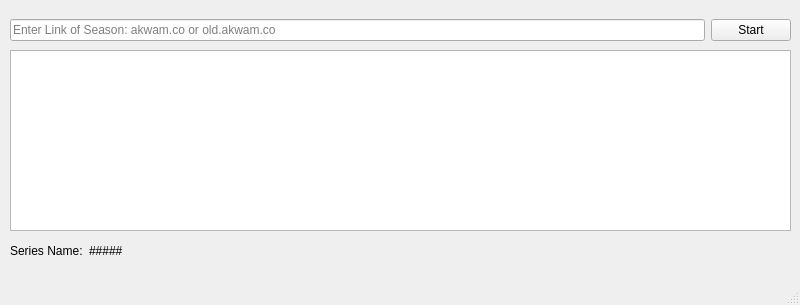
<?xml version="1.0" encoding="UTF-8"?>
<ui version="4.0">
 <class>MainWindow</class>
 <widget class="QMainWindow" name="MainWindow">
  <property name="geometry">
   <rect>
    <x>0</x>
    <y>0</y>
    <width>800</width>
    <height>305</height>
   </rect>
  </property>
  <property name="windowTitle">
   <string>Akwam Scrapper</string>
  </property>
  <property name="tabShape">
   <enum>QTabWidget::Rounded</enum>
  </property>
  <widget class="QWidget" name="centralwidget">
   <widget class="QWidget" name="horizontalLayoutWidget">
    <property name="geometry">
     <rect>
      <x>10</x>
      <y>10</y>
      <width>781</width>
      <height>41</height>
     </rect>
    </property>
    <layout class="QHBoxLayout" name="horizontalLayout">
     <item>
      <widget class="QLineEdit" name="lineEdit">
       <property name="placeholderText">
        <string>Enter Link of Season: akwam.co or old.akwam.co</string>
       </property>
      </widget>
     </item>
     <item>
      <widget class="QPushButton" name="pushButton">
       <property name="text">
        <string>Start</string>
       </property>
      </widget>
     </item>
    </layout>
   </widget>
   <widget class="QTableWidget" name="tableWidget">
    <property name="geometry">
     <rect>
      <x>10</x>
      <y>50</y>
      <width>781</width>
      <height>181</height>
     </rect>
    </property>
   </widget>
   <widget class="QWidget" name="horizontalLayoutWidget_2">
    <property name="geometry">
     <rect>
      <x>10</x>
      <y>240</y>
      <width>221</width>
      <height>21</height>
     </rect>
    </property>
    <layout class="QHBoxLayout" name="horizontalLayout_2">
     <property name="sizeConstraint">
      <enum>QLayout::SetMaximumSize</enum>
     </property>
     <item>
      <widget class="QLabel" name="label_2">
       <property name="text">
        <string>Series Name:</string>
       </property>
      </widget>
     </item>
     <item>
      <widget class="QLabel" name="label">
       <property name="sizePolicy">
        <sizepolicy hsizetype="Expanding" vsizetype="Expanding">
         <horstretch>0</horstretch>
         <verstretch>0</verstretch>
        </sizepolicy>
       </property>
       <property name="layoutDirection">
        <enum>Qt::LeftToRight</enum>
       </property>
       <property name="text">
        <string>#####</string>
       </property>
      </widget>
     </item>
    </layout>
   </widget>
  </widget>
  <widget class="QMenuBar" name="menubar">
   <property name="geometry">
    <rect>
     <x>0</x>
     <y>0</y>
     <width>800</width>
     <height>21</height>
    </rect>
   </property>
  </widget>
  <widget class="QStatusBar" name="statusbar"/>
 </widget>
 <resources/>
 <connections/>
</ui>
